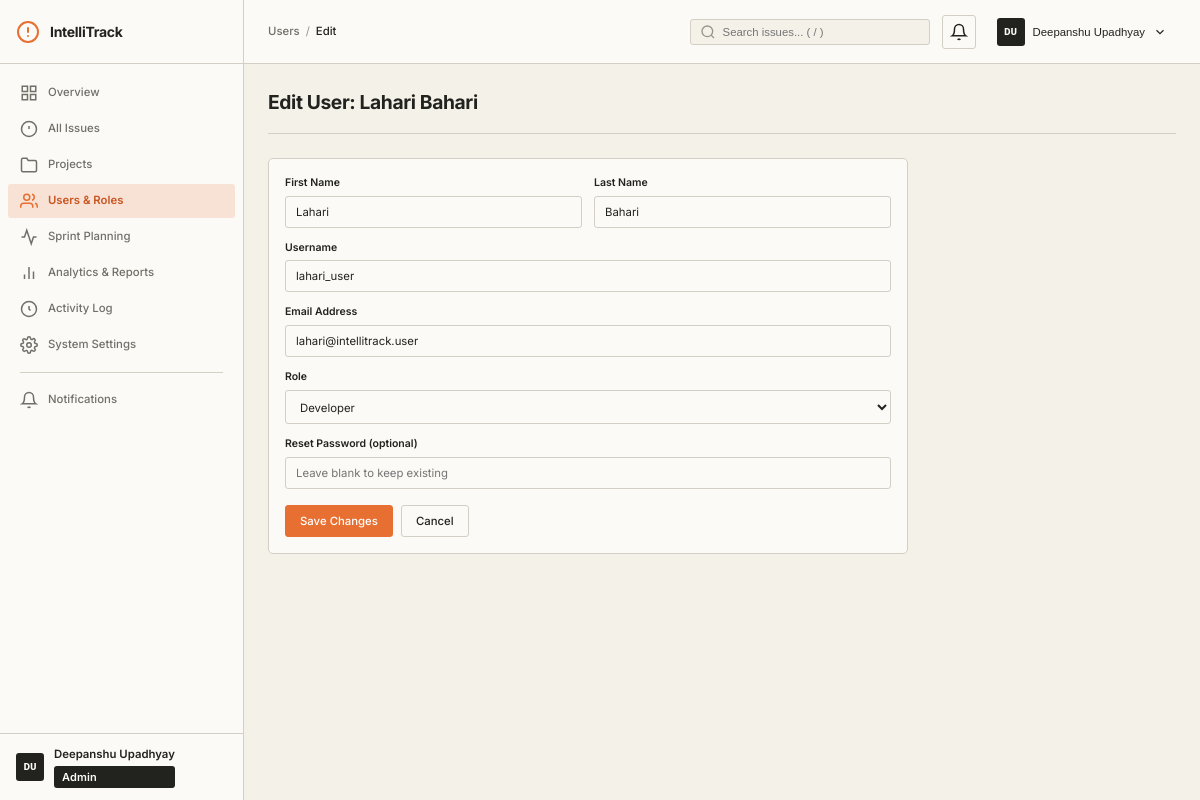
The app's page /admin/users/5/edit (signed in) with its own data.
### models/user.py (models this page shows, shortened)
class User(UserMixin, db.Model):
    __tablename__ = 'users'
    ROLE_ADMIN = 'admin'
    ROLE_DEVELOPER = 'developer'
    ROLE_REPORTER = 'reporter'
    VALID_ROLES = [ROLE_ADMIN, ROLE_DEVELOPER, ROLE_REPORTER]
    id = db.Column(db.Integer, primary_key=True)
    username = db.Column(db.String(80), unique=True, nullable=False, index=True)
    email = db.Column(db.String(120), unique=True, nullable=False, index=True)
    password_hash = db.Column(db.String(256), nullable=False)
    first_name = db.Column(db.String(80), nullable=False, default='')
    last_name = db.Column(db.String(80), nullable=False, default='')
    role = db.Column(db.String(20), nullable=False, default=ROLE_REPORTER)
    is_active = db.Column(db.Boolean, default=True, nullable=False)
    created_at = db.Column(db.DateTime, default=datetime.utcnow, nullable=False)
    updated_at = db.Column(db.DateTime, default=datetime.utcnow, onupdate=datetime.utcnow)
    reported_issues = db.relationship('Issue', foreign_keys='Issue.reporter_id', backref='reporter', lazy='dynamic')
    assigned_issues = db.relationship('Issue', foreign_keys='Issue.assignee_id', backref='assignee', lazy='dynamic')
    comments = db.relationship('Comment', backref='author', lazy='dynamic')
    activities = db.relationship('Activity', backref='actor', lazy='dynamic')
    notifications = db.relationship('Notification', backref='user', lazy='dynamic')
    memberships = db.relationship('ProjectMembership', backref='user', lazy='dynamic')
    @property
    def full_name(self):
        name = f"{self.first_name} {self.last_name}".strip()
        return name if name else self.username
    @property
    def initials(self):
        if self.first_name and self.last_name:
            return f"{self.first_name[0]}{self.last_name[0]}".upper()
        return self.username[:2].upper()
    @property
    def is_admin(self):
        return self.role == self.ROLE_ADMIN

### routes/admin.py (the view, shortened to what this page needs)
@admin_bp.route('/users/<int:user_id>/edit', methods=['GET', 'POST'])
def edit_user(user_id):
    user = User.query.get_or_404(user_id)
    return render_template('admin/user_form.html', is_edit=True, user=user, valid_roles=User.VALID_ROLES)

### templates/admin/user_form.html (shortened to what this page needs)
{% extends "base.html" %}
{% block breadcrumb %}
<a href="{{ url_for('admin.users') }}" class="breadcrumb-item">Users</a>
<span class="breadcrumb-sep">/</span>
<span class="breadcrumb-item">{{ 'Edit' if is_edit else 'New' }}</span>
{% endblock %}
{% block page_title %}{{ 'Edit User: ' + user.full_name if is_edit else 'Create New User' }}{% endblock %}
{% block content %}
<div class="card" style="max-width:640px">
    <div class="card-body">
        <form method="POST" action="{{ url_for('admin.edit_user', user_id=user.id) if is_edit else url_for('admin.create_user') }}">
            <div class="form-row">
                <div class="form-group">
                    <label class="form-label" for="first_name">First Name</label>
                    <input type="text" id="first_name" name="first_name" class="form-input" value="{{ user.first_name if is_edit else '' }}" required>
                </div>
                <div class="form-group">
                    <label class="form-label" for="last_name">Last Name</label>
                    <input type="text" id="last_name" name="last_name" class="form-input" value="{{ user.last_name if is_edit else '' }}" required>
                </div>
            </div>
            {% if not is_edit %}
            <div class="form-group">
                <label class="form-label" for="username">Username *</label>
                <input type="text" id="username" name="username" class="form-input" required>
            </div>
            <div class="form-group">
                <label class="form-label" for="email">Email Address *</label>
                <input type="email" id="email" name="email" class="form-input" required>
            </div>
            {% else %}
            <div class="form-group">
                <label class="form-label">Username</label>
                <input type="text" class="form-input" value="{{ user.username }}" disabled>
            </div>
            <div class="form-group">
                <label class="form-label">Email Address</label>
                <input type="email" class="form-input" value="{{ user.email }}" disabled>
            </div>
            {% endif %}
            <div class="form-group">
                <label class="form-label" for="role">Role</label>
                <select id="role" name="role" class="form-select">
                    {% for r in valid_roles %}
                    <option value="{{ r }}" {{ 'selected' if is_edit and user.role == r }}>{{ r|title }}</option>
                    {% endfor %}
                </select>
            </div>
            <div class="form-group">
                <label class="form-label" for="password">{{ 'Reset Password (optional)' if is_edit else 'Password *' }}</label>
                <input type="password" id="password" name="password" class="form-input" {{ '' if is_edit else 'required' }} minlength="6" placeholder="{{ 'Leave blank to keep existing' if is_edit else 'Minimum 6 characters' }}">
            </div>
            <div style="display:flex;gap:8px;margin-top:16px">
                <button type="submit" class="btn btn-primary">{{ 'Save Changes' if is_edit else 'Create User' }}</button>
                <a href="{{ url_for('admin.users') }}" class="btn btn-secondary">Cancel</a>
            </div>
        </form>
    </div>
</div>
{% endblock %}

### templates/base.html (shortened to what this page needs)
<!DOCTYPE html>
<html lang="en">
<head>
    <link rel="stylesheet" href="{{ url_for('static', filename='css/tokens.css') }}">
    <link rel="stylesheet" href="{{ url_for('static', filename='css/layout.css') }}">
    <link rel="stylesheet" href="{{ url_for('static', filename='css/components.css') }}">
</head>
<body>
    <aside class="sidebar" id="sidebar">
        <div class="sidebar-header">
            <a href="{{ url_for('dashboard.index') }}" class="sidebar-logo">
                <svg width="24" height="24" viewBox="0 0 24 24" fill="none" stroke="currentColor" stroke-width="2" stroke-linecap="round" stroke-linejoin="round"><circle cx="12" cy="12" r="10"/><line x1="12" y1="8" x2="12" y2="12"/><line x1="12" y1="16" x2="12.01" y2="16"/></svg>
                <span>IntelliTrack</span>
            </a>
        </div>
        <nav class="sidebar-nav">
            {% if current_user.is_admin %}
            <a href="{{ url_for('admin.overview') }}" class="nav-item {% if request.endpoint == 'admin.overview' %}active{% endif %}">
                <svg width="18" height="18" viewBox="0 0 24 24" fill="none" stroke="currentColor" stroke-width="2"><rect x="3" y="3" width="7" height="7"/><rect x="14" y="3" width="7" height="7"/><rect x="3" y="14" width="7" height="7"/><rect x="14" y="14" width="7" height="7"/></svg>
                <span>Overview</span>
            </a>
            <a href="{{ url_for('issues.list_issues') }}" class="nav-item {% if request.blueprint == 'issues' %}active{% endif %}">
                <svg width="18" height="18" viewBox="0 0 24 24" fill="none" stroke="currentColor" stroke-width="2"><circle cx="12" cy="12" r="10"/><line x1="12" y1="8" x2="12" y2="12"/><line x1="12" y1="16" x2="12.01" y2="16"/></svg>
                <span>All Issues</span>
            </a>
            <a href="{{ url_for('projects.list_projects') }}" class="nav-item {% if request.blueprint == 'projects' %}active{% endif %}">
                <svg width="18" height="18" viewBox="0 0 24 24" fill="none" stroke="currentColor" stroke-width="2"><path d="M22 19a2 2 0 0 1-2 2H4a2 2 0 0 1-2-2V5a2 2 0 0 1 2-2h5l2 3h9a2 2 0 0 1 2 2z"/></svg>
                <span>Projects</span>
            </a>
            <a href="{{ url_for('admin.users') }}" class="nav-item {% if request.endpoint and 'user' in request.endpoint %}active{% endif %}">
                <svg width="18" height="18" viewBox="0 0 24 24" fill="none" stroke="currentColor" stroke-width="2"><path d="M17 21v-2a4 4 0 0 0-4-4H5a4 4 0 0 0-4 4v2"/><circle cx="9" cy="7" r="4"/><path d="M23 21v-2a4 4 0 0 0-3-3.87"/><path d="M16 3.13a4 4 0 0 1 0 7.75"/></svg>
                <span>Users &amp; Roles</span>
            </a>
            <a href="{{ url_for('sprints.list_sprints') }}" class="nav-item {% if request.blueprint == 'sprints' %}active{% endif %}">
                <svg width="18" height="18" viewBox="0 0 24 24" fill="none" stroke="currentColor" stroke-width="2"><polyline points="22 12 18 12 15 21 9 3 6 12 2 12"/></svg>
                <span>Sprint Planning</span>
            </a>
            <a href="{{ url_for('admin.analytics') }}" class="nav-item {% if request.endpoint == 'admin.analytics' %}active{% endif %}">
                <svg width="18" height="18" viewBox="0 0 24 24" fill="none" stroke="currentColor" stroke-width="2"><line x1="18" y1="20" x2="18" y2="10"/><line x1="12" y1="20" x2="12" y2="4"/><line x1="6" y1="20" x2="6" y2="14"/></svg>
                <span>Analytics &amp; Reports</span>
            </a>
            <a href="{{ url_for('admin.activity_log') }}" class="nav-item {% if request.endpoint == 'admin.activity_log' %}active{% endif %}">
                <svg width="18" height="18" viewBox="0 0 24 24" fill="none" stroke="currentColor" stroke-width="2"><polyline points="12 8 12 12 14 14"/><circle cx="12" cy="12" r="10"/></svg>
                <span>Activity Log</span>
            </a>
            <a href="{{ url_for('admin.settings') }}" class="nav-item {% if request.endpoint == 'admin.settings' %}active{% endif %}">
                <span>System Settings</span>
            </a>
            {% endif %}
            <div class="nav-divider"></div>
            <a href="#" class="nav-item" id="notifications-nav-link">
                <svg width="18" height="18" viewBox="0 0 24 24" fill="none" stroke="currentColor" stroke-width="2"><path d="M18 8A6 6 0 0 0 6 8c0 7-3 9-3 9h18s-3-2-3-9"/><path d="M13.73 21a2 2 0 0 1-3.46 0"/></svg>
                <span>Notifications{% if unread_notifications_count > 0 %} <span class="nav-badge">{{ unread_notifications_count }}</span>{% endif %}</span>
            </a>
        </nav>
        <div class="sidebar-footer">
            <div class="sidebar-user">
                <div class="avatar avatar-sm">{{ current_user.initials }}</div>
                <div class="sidebar-user-info">
                    <span class="sidebar-user-name">{{ current_user.full_name }}</span>
                    <span class="badge badge-role badge-{{ current_user.role }}">{{ current_user.role|title }}</span>
                </div>
            </div>
        </div>
    </aside>
    <div class="main-wrapper">
        <header class="topbar">
            <div class="breadcrumb">
                {% block breadcrumb %}{% endblock %}
            </div>
            <div class="topbar-right">
                <div class="search-wrapper">
                    <input type="text" class="search-input" id="globalSearch" placeholder="Search issues... ( / )" autocomplete="off">
                </div>
                <div class="topbar-notifications" id="notificationsContainer">
                    <button class="topbar-icon-btn" id="notificationsToggle" aria-label="Notifications">
                        <svg width="18" height="18" viewBox="0 0 24 24" fill="none" stroke="currentColor" stroke-width="2"><path d="M18 8A6 6 0 0 0 6 8c0 7-3 9-3 9h18s-3-2-3-9"/><path d="M13.73 21a2 2 0 0 1-3.46 0"/></svg>
                    </button>
                </div>
                <div class="topbar-user-menu">
                    <button class="topbar-user-btn" id="userMenuToggle">
                        <div class="avatar avatar-sm">{{ current_user.initials }}</div>
                        <span class="topbar-user-name">{{ current_user.full_name }}</span>
                        <svg width="14" height="14" viewBox="0 0 24 24" fill="none" stroke="currentColor" stroke-width="2"><polyline points="6 9 12 15 18 9"/></svg>
                    </button>
                </div>
            </div>
        </header>
        <main class="content">
            <div class="page-header">
                <div class="page-header-left">
                    <h1 class="page-title">{% block page_title %}Dashboard{% endblock %}</h1>
                </div>
            </div>
            {% block content %}{% endblock %}
        </main>
    </div>
</body>
</html>

### records on screen
User: initials "DU", full_name "Deepanshu Upadhyay", role "Admin"
User: first_name+last_name "Edit User: Lahari Bahari", first_name "Lahari", last_name "Bahari", username "lahari_user", email "lahari@intellitrack.user"

### other values on screen
{{ 'Edit' if is_edit else 'New' }} "Edit"
{{ 'Reset Password (optional)' if is_edit else 'Password *' }} "Reset Password (optional)"
{{ 'Save Changes' if is_edit else 'Create User' }} "Save Changes"
form field role "Developer"
